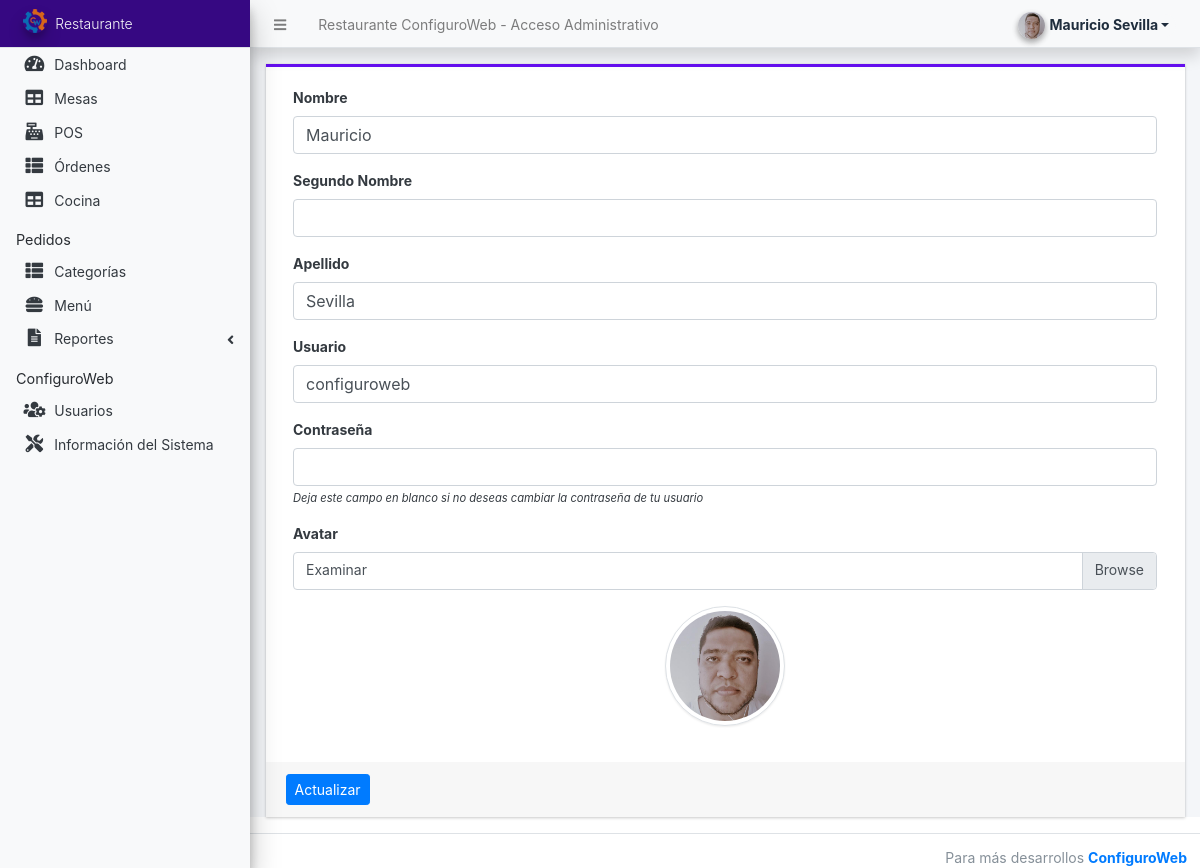
The app's page /admin/?page=user (signed in) with its own data.
### tables this page shows
CREATE TABLE `users` (
  `id` int(50) NOT NULL,
  `firstname` varchar(250) NOT NULL,
  `middlename` text DEFAULT NULL,
  `lastname` varchar(250) NOT NULL,
  `username` text NOT NULL,
  `password` text NOT NULL,
  `avatar` text DEFAULT NULL,
  `last_login` datetime DEFAULT NULL,
  `type` tinyint(1) NOT NULL DEFAULT 0,
  `date_added` datetime NOT NULL DEFAULT current_timestamp(),
  `date_updated` datetime DEFAULT current_timestamp() ON UPDATE current_timestamp()
);

### classes/DBConnection.php (called while the page is built, shortened)
<?php
class DBConnection{
    private $host = DB_SERVER;
    private $username = DB_USERNAME;
    private $password = DB_PASSWORD;
    private $database = DB_NAME;
    public $conn;
    public function __construct(){
        if (!isset($this->conn)) {
            $this->conn = new mysqli($this->host, $this->username, $this->password, $this->database);
        }
    }
}
?>

### classes/SystemSettings.php (called while the page is built, shortened)
<?php
class SystemSettings extends DBConnection{
	function userdata($field = ''){
		if(!empty($field)){
			if(isset($_SESSION['userdata'][$field]))
				return $_SESSION['userdata'][$field];
			else
				return null;
		}else{
			return false;
		}
	}
}
$_settings = new SystemSettings();
?>

### config.php (called while the page is built, shortened)
<?php
require_once('classes/DBConnection.php');
require_once('classes/SystemSettings.php');
function validate_image($file)
{
    global $_settings;
    if (!empty($file)) {
        $ex = explode("?", $file);
        $file = $ex[0];
        $ts = isset($ex[1]) ? "?" . $ex[1] : '';
        if (is_file(base_app . $file)) {
            return base_url . $file . $ts;
        } else {
            return base_url . ($_settings->info('logo'));
        }
    } else {
        return base_url . ($_settings->info('logo'));
    }
}

### admin/user/index.php (the view, shortened to what this page needs)
<?php
$user = $conn->query("SELECT * FROM users where id ='" . $_settings->userdata('id') . "'");
foreach ($user->fetch_array() as $k => $v) {
    $meta[$k] = $v;
}
?>
<div class="card card-outline rounded-0 card-indigo">
    <div class="card-body">
        <div class="container-fluid">
            <form action="" id="manage-user">
                <div class="form-group">
                    <label for="name">Nombre</label>
                    <input type="text" name="firstname" id="firstname" class="form-control" value="<?php echo isset($meta['firstname']) ? $meta['firstname'] : '' ?>" required>
                </div>
                <div class="form-group">
                    <label for="name">Segundo Nombre</label>
                    <input type="text" name="middlename" id="middlename" class="form-control" value="<?php echo isset($meta['middlename']) ? $meta['middlename'] : '' ?>">
                </div>
                <div class="form-group">
                    <label for="name">Apellido</label>
                    <input type="text" name="lastname" id="lastname" class="form-control" value="<?php echo isset($meta['lastname']) ? $meta['lastname'] : '' ?>" required>
                </div>
                <div class="form-group">
                    <label for="username">Usuario</label>
                    <input type="text" name="username" id="username" class="form-control" value="<?php echo isset($meta['username']) ? $meta['username'] : '' ?>" required autocomplete="off">
                </div>
                <div class="form-group">
                    <label for="password">Contraseña</label>
                    <input type="password" name="password" id="password" class="form-control" value="" autocomplete="off">
                    <small><i>Deja este campo en blanco si no deseas cambiar la contraseña de tu usuario</i></small>
                </div>
                <div class="form-group">
                    <label for="" class="control-label">Avatar</label>
                    <div class="custom-file">
                        <label class="custom-file-label" for="customFile">Examinar</label>
                    </div>
                </div>
                <div class="form-group d-flex justify-content-center">
                    <img src="<?php echo validate_image(isset($meta['avatar']) ? $meta['avatar'] : '') ?>" alt="" id="cimg" class="img-fluid img-thumbnail">
                </div>
            </form>
        </div>
    </div>
    <div class="card-footer">
        <div class="col-md-12">
            <div class="row">
                <button class="btn btn-sm btn-primary" form="manage-user">Actualizar</button>
            </div>
        </div>
    </div>
</div>

### admin/user/index.php (style rules this page uses)
img#cimg { height: 15vh; width: 15vh; object-fit: cover; border-radius: 100% 100%; }

### records on screen
users: firstname "Mauricio", lastname "Sevilla", username "configuroweb", avatar (picture)

### other values on screen
$_settings->info('name') "Restaurante ConfiguroWeb"
$_settings->info('short_name') "Restaurante"
